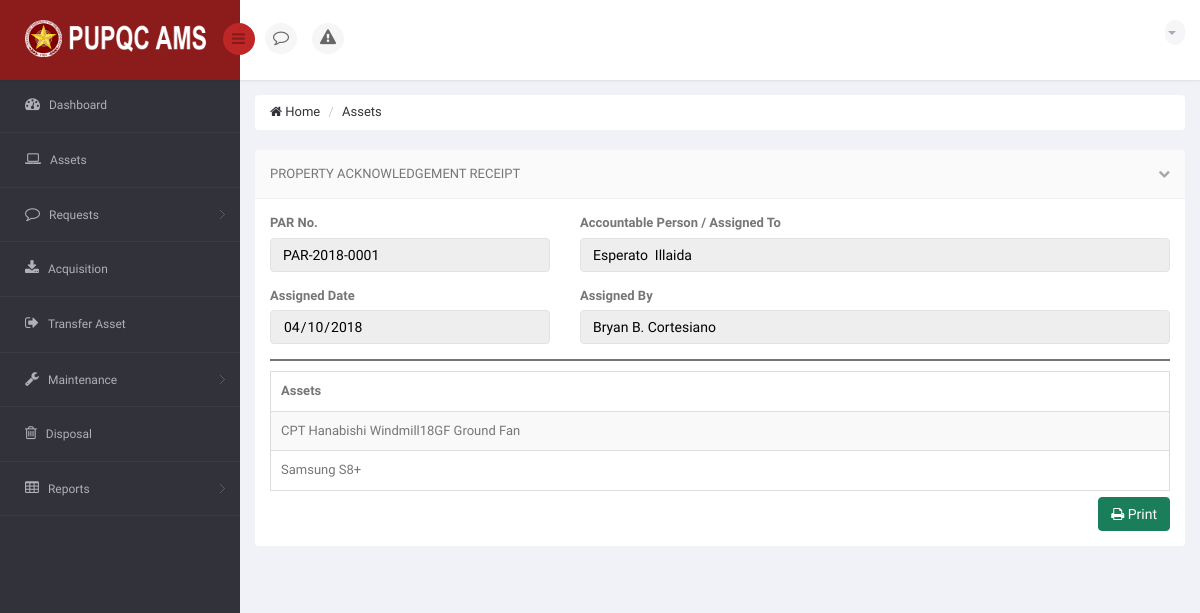
The page /DIR/PropertyOfficer/POPAR.php (signed in) on the database as committed earlier.
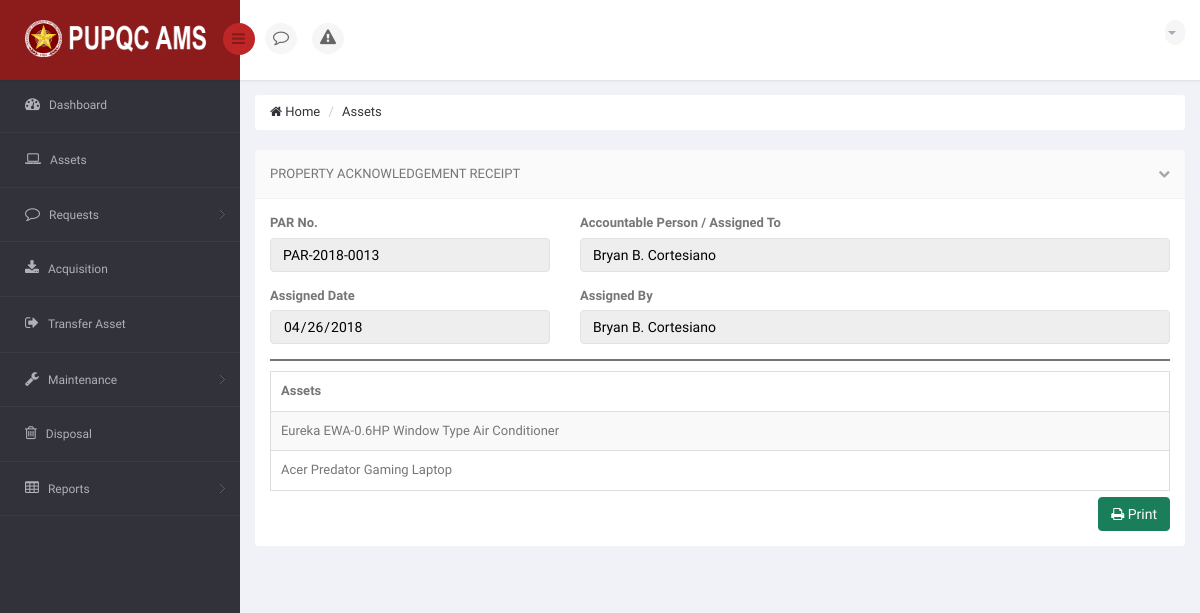
The same page on the database as committed later.
### tables this page shows
CREATE TABLE `ams_t_par_sub` (
  `PARS_ID` int(11) NOT NULL,
  `PARS_CANCEL` int(11) NOT NULL DEFAULT '0',
  `PARS_CANCEL_DATE` date DEFAULT NULL,
  `PARS_CANCEL_BY` varchar(120) DEFAULT NULL,
  `A_ID` int(11) NOT NULL,
  `PAR_ID` int(11) NOT NULL,
  `EP_ID` int(11) NOT NULL
);

CREATE TABLE `ams_t_par` (
  `PAR_ID` int(11) NOT NULL,
  `PAR_NO` varchar(15) NOT NULL,
  `PAR_DATE` date NOT NULL,
  `PAR_ISSUED_BY` varchar(120) NOT NULL
);

CREATE TABLE `ams_r_employee_profile` (
  `EP_ID` int(11) NOT NULL,
  `EP_FNAME` varchar(50) NOT NULL,
  `EP_MNAME` varchar(35) DEFAULT NULL,
  `EP_LNAME` varchar(35) NOT NULL,
  `EP_GENDER` varchar(10) NOT NULL,
  `EP_MOBILE` char(11) DEFAULT NULL,
  `EP_EMAIL` varchar(75) NOT NULL,
  `EP_TYPE` varchar(50) NOT NULL,
  `EP_STATUS` varchar(10) NOT NULL DEFAULT 'Active',
  `EP_PICTURE` varchar(200) NOT NULL DEFAULT '	images/EmployePictures/default.png	',
  `O_ID` int(11) DEFAULT NULL
);

CREATE TABLE `ams_r_asset` (
  `A_ID` int(11) NOT NULL,
  `A_DESCRIPTION` varchar(250) NOT NULL,
  `A_DATE` date NOT NULL,
  `A_STATUS` varchar(25) NOT NULL DEFAULT 'Serviceable',
  `A_ACQUISITION_TYPE` varchar(25) NOT NULL,
  `A_AVAILABILITY` varchar(25) NOT NULL DEFAULT 'Available',
  `A_DISPOSAL_STATUS` int(11) NOT NULL DEFAULT '0',
  `AL_ID` int(11) DEFAULT NULL,
  `C_ID` int(11) DEFAULT NULL,
  `URS_ID` int(11) DEFAULT NULL,
  `PPMP_ID` int(11) DEFAULT NULL
);

### DIR/PropertyOfficer/POPAR.php (the view, shortened to what the changed rows need)
<!DOCTYPE html>
<html lang="en">
<head>
    <link href="../../bs3/css/bootstrap.min.css" rel="stylesheet">
    <link href="../../css/bootstrap-reset.css" rel="stylesheet">
    <link href="../../font-awesome/css/font-awesome.css" rel="stylesheet" />
    <link href="../../js/advanced-datatable/css/demo_page.css" rel="stylesheet" />
    <link href="../../js/advanced-datatable/css/demo_table.css" rel="stylesheet" />
    <link rel="stylesheet" href="../../js/data-tables/DT_bootstrap.css" />
    <link href="../../css/style.css" rel="stylesheet">
    <link href="../../css/style-responsive.css" rel="stylesheet" />
    <link href="../../js/iCheck/skins/minimal/minimal.css" rel="stylesheet">
    <link href="../../js/iCheck/skins/minimal/red.css" rel="stylesheet">
    <link href="../../js/iCheck/skins/minimal/green.css" rel="stylesheet">
    <link href="../../js/iCheck/skins/minimal/blue.css" rel="stylesheet">
    <link href="../../js/iCheck/skins/minimal/yellow.css" rel="stylesheet">
    <link href="../../js/iCheck/skins/minimal/purple.css" rel="stylesheet">
    <link href="../../js/iCheck/skins/square/square.css" rel="stylesheet">
    <link href="../../js/iCheck/skins/square/red.css" rel="stylesheet">
    <link href="../../js/iCheck/skins/square/green.css" rel="stylesheet">
    <link href="../../js/iCheck/skins/square/blue.css" rel="stylesheet">
    <link href="../../js/iCheck/skins/square/yellow.css" rel="stylesheet">
    <link href="../../js/iCheck/skins/square/purple.css" rel="stylesheet">
    <link href="../../js/iCheck/skins/flat/grey.css" rel="stylesheet">
    <link href="../../js/iCheck/skins/flat/red.css" rel="stylesheet">
    <link href="../../js/iCheck/skins/flat/green.css" rel="stylesheet">
    <link href="../../js/iCheck/skins/flat/blue.css" rel="stylesheet">
    <link href="../../js/iCheck/skins/flat/yellow.css" rel="stylesheet">
    <link href="../../js/iCheck/skins/flat/purple.css" rel="stylesheet">
    <link rel="stylesheet" type="text/css" href="../../js/select2/select2.css" />
    <link rel="stylesheet" type="text/css" href="../../js/bootstrap-daterangepicker/daterangepicker-bs3.css" />
    <link rel="stylesheet" type="text/css" href="../../js/bootstrap-datetimepicker/css/datetimepicker.css" />
    <link rel="stylesheet" type="text/css" href="../../js/bootstrap-datepicker/css/datepicker.css" />
    <link href="../../js/plugins/sweetalert/sweetalert.css" type="text/css" rel="stylesheet" media="screen,projection">
</head>
<body>
<section id="container" >
                <?php
                    include('../Connection/db.php');
                  ?>
    <section id="main-content">
        <section class="wrapper">
            <div class="row">
                <div class="col-sm-12">
                    <section class="panel">
                        <?php
                            $sql = "SELECT MAX(PAR_ID) AS AAA FROM `ams_t_par`";
                            $result = mysqli_query($connection, $sql) or die("Bad Query: $sql");
                            while($row = mysqli_fetch_assoc($result))
                            {
                                $maxparid = $row['AAA'];
                            }
                        ?>
                        <?php
                            $sql = "SELECT * FROM `ams_t_par` AS PAR INNER JOIN `ams_t_par_sub` AS PARS ON PARS.PAR_ID = PAR.PAR_ID INNER JOIN `ams_r_employee_profile` AS EP ON PARS.EP_ID = EP.EP_ID WHERE PAR.PAR_ID = $maxparid GROUP BY PAR.PAR_ID";
                            $result = mysqli_query($connection, $sql) or die("Bad Query: $sql");
                            while($row = mysqli_fetch_assoc($result))
                            {
                              $parno = $row['PAR_NO'];
                              $fname = $row['EP_FNAME'];
                              $mname = $row['EP_MNAME'];
                              $lname = $row['EP_LNAME'];
                              $wholename = $fname.' '.$mname.' '.$lname;
                              $pardate = $row['PAR_DATE'];
                              $parassignby = $row['PAR_ISSUED_BY'];
                        ?>
                        <div class="panel-body">
                            <div class="row group">
                                <div class="col-md-4">
                                    <div class="form-group">
                                        <label>PAR No.</label>
                                        <input type="hid" value="<?php echo $parno; ?>" class="form-control" style="color: black;" disabled  />
                                    </div>
                                </div>
                                <div class="col-md-8">
                                    <div class="form-group">
                                        <label>Accountable Person / Assigned To</label>
                                        <input type="text" value="<?php echo $wholename; ?>" class="form-control" style="color: black;" disabled  />
                                    </div>
                                </div>
                                <div class="col-md-4">
                                    <div class="form-group">
                                        <label>Assigned Date</label>
                                        <input type="Date" value="<?php echo $pardate; ?>" class="form-control" style="color: black;" disabled />
                                    </div>
                                </div>
                                <div class="col-md-8">
                                    <div class="form-group">
                                        <label>Assigned By</label>
                                        <input type="text" value="<?php echo $parassignby; ?>" class="form-control" style="color: black;" disabled />
                                    </div>
                                </div>
                        <?php
                            }
                        ?>
                                <div class="col-md-12">
                                    <div class="adv-table">
                                        <table class="display table table-bordered table-striped">
                                            <thead>
                                                <tr>
                                                    <th>Assets</th>
                                                </tr>
                                            </thead>
                                            <tbody>
                                            <?php
                                                $sql1 = "SELECT * FROM `ams_t_par` AS PAR INNER JOIN `ams_t_par_sub` AS PARS ON PARS.PAR_ID = PAR.PAR_ID INNER JOIN `ams_r_employee_profile` AS EP ON PARS.EP_ID = EP.EP_ID INNER JOIN `ams_r_asset` AS A ON PARS.A_ID = A.A_ID WHERE PAR.PAR_ID = $maxparid";
                                                $result1 = mysqli_query($connection, $sql1) or die("Bad Query: $sql");
                                                while($row1 = mysqli_fetch_assoc($result1))
                                                {
                                                    $adesc = $row1['A_DESCRIPTION'];
                                            ?>
                                                <tr>
                                                    <td> <?php echo $adesc; ?> </td>
                                                </tr>
                                            <?php
                                                }
                                            ?>
                                            </tbody>
                                        </table>
                                    </div>
                                </div>
                            </div>
                        </div>
                    </section>
                </div>
            </div>
        </section>
    </section>
</section>
</body>
</html>

Rows that differ between the two databases and show on the page:
no longer on this page (row unchanged): ams_t_par_sub: PAR_ID.PAR_NO "PAR-2018-0001", EP_ID.EP_LNAME "Esperato Illaida", PAR_ID.PAR_DATE "04/10/2018", PAR_ID.PAR_ISSUED_BY "Bryan B. Cortesiano", A_ID.A_DESCRIPTION "CPT Hanabishi Windmill18GF Ground Fan"
no longer on this page (row unchanged): ams_t_par_sub: A_ID.A_DESCRIPTION "Samsung S8+"
added ams_t_par_sub: PAR_ID.PAR_NO "PAR-2018-0013", EP_ID.EP_LNAME "Bryan B. Cortesiano", PAR_ID.PAR_DATE "04/26/2018", PAR_ID.PAR_ISSUED_BY "Bryan B. Cortesiano", A_ID.A_DESCRIPTION "Eureka EWA-0.6HP Window Type Air Conditioner"
added ams_t_par_sub: A_ID.A_DESCRIPTION "Acer Predator Gaming Laptop"
